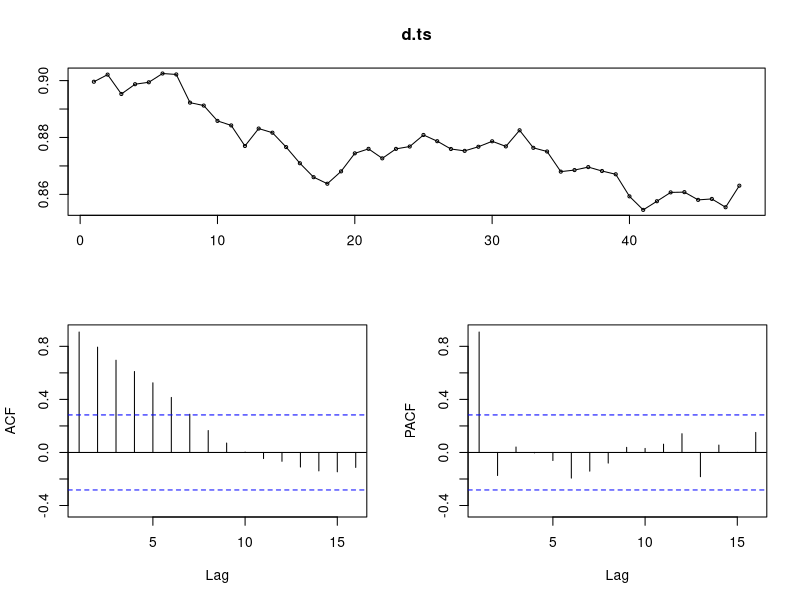
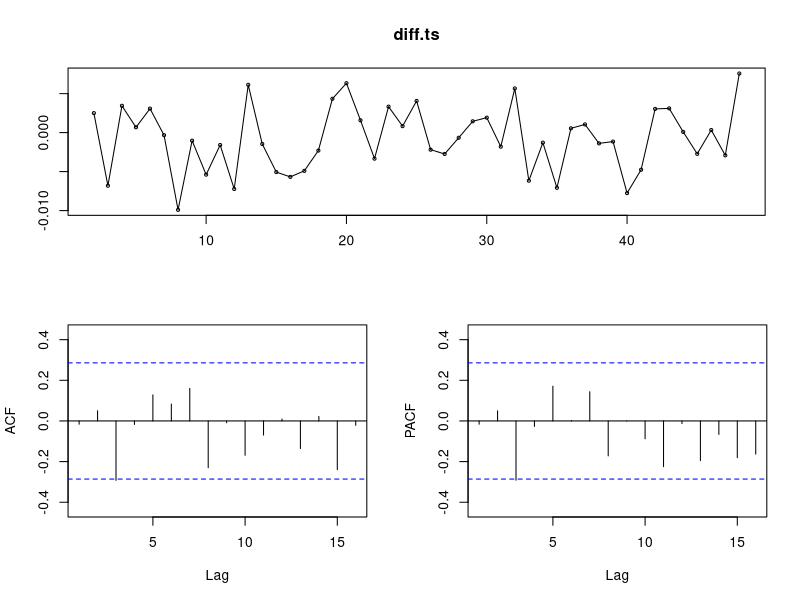
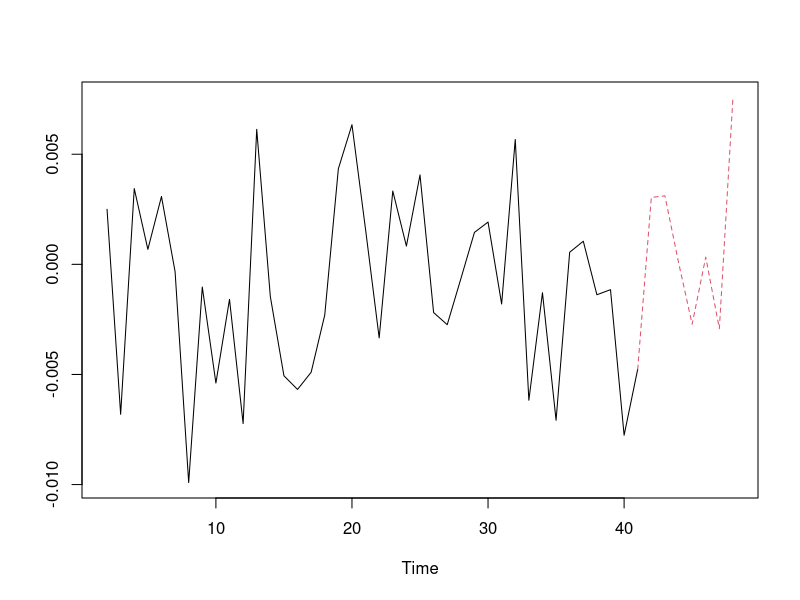
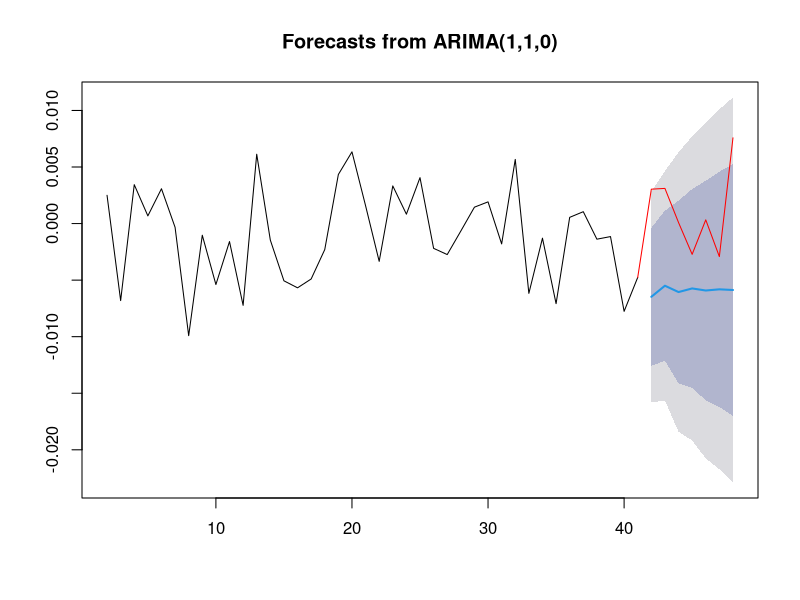
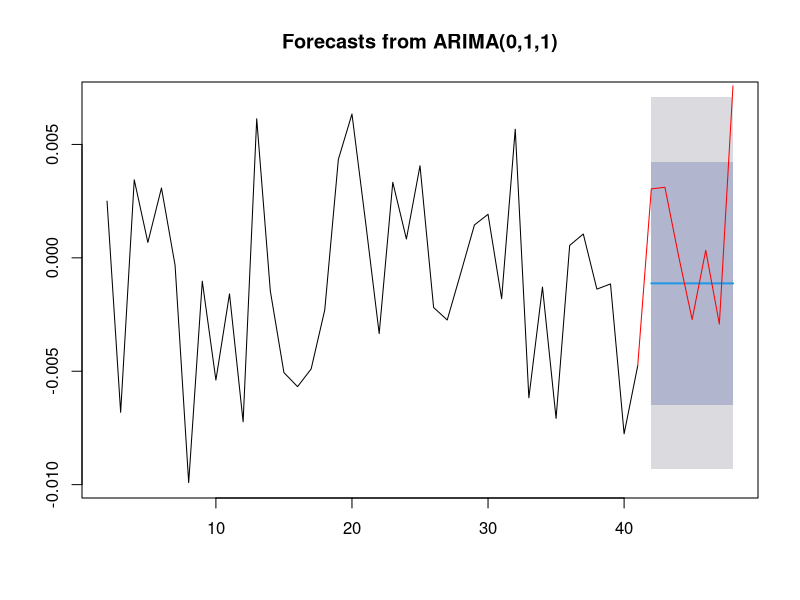

Recreate these plots in R, in order.
## ---- chunk 1
knitr::opts_chunk$set(echo = TRUE)
library(zoo)
library(forecast)
library(dplyr)
library(stats)
library(tseries)
## ---- chunk 2
options(max.print = 99999999) 
d<-read.csv2(file="ajadczak-data.csv", header = TRUE, sep = ";", dec = ".")
## ---- chunk 3

d %>%
  filter(godzina == 160000)%>%
  select(zamkniecie)->result
d.ts<-ts(data = result, frequency = 1)
is.ts(d.ts)
## ---- chunk 4
tsdisplay(d.ts)
## ---- chunk 5
diff.ts<-diff(d.ts)
tsdisplay(diff.ts)

## ---- chunk 6

pp.test(diff.ts, alternative = "stationary")

## ---- chunk 7
a<-40
N<-length(diff.ts)
train<-window(diff.ts,end = a+1)
test<-window(diff.ts,start=a+1)
## ---- chunk 8
ts.plot(train, test, col=1:2, lty=c(1,2))
## ---- chunk 9
AR<-arima(train, c(1,1,0))
summary(AR)
## ---- chunk 10
MA<-arima(train, c(0,1,1))
summary(MA)
## ---- chunk 11
ARMA<-arima(train, c(1,1,1))
summary(ARMA)
## ---- chunk 12
prognozaAR<-forecast(AR,h=length(test)-1)
plot(prognozaAR,type="l")
lines(test, col="red")
## ---- chunk 13
prognozaMA<-forecast(MA,h=length(test)-1)
plot(prognozaMA,type="l")
lines(test, col="red")
## ---- chunk 14
m1<-mean( (prognozaAR$mean - test)^2, na.rm = TRUE)
m2<-mean( (prognozaMA$mean - test)^2, na.rm = TRUE)
